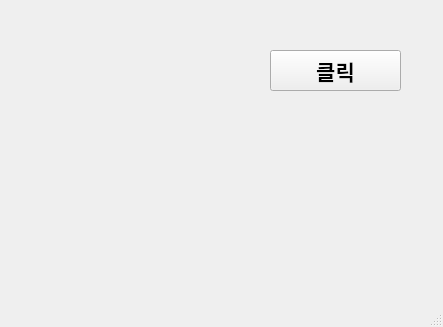
<?xml version="1.0" encoding="UTF-8"?>
<ui version="4.0">
 <class>MainWindow</class>
 <widget class="QMainWindow" name="MainWindow">
  <property name="geometry">
   <rect>
    <x>0</x>
    <y>0</y>
    <width>443</width>
    <height>327</height>
   </rect>
  </property>
  <property name="windowTitle">
   <string>MainWindow</string>
  </property>
  <widget class="QWidget" name="centralwidget">
   <widget class="QPushButton" name="pushButton">
    <property name="geometry">
     <rect>
      <x>270</x>
      <y>50</y>
      <width>131</width>
      <height>41</height>
     </rect>
    </property>
    <property name="font">
     <font>
      <family>Agency FB</family>
      <pointsize>16</pointsize>
      <weight>75</weight>
      <bold>true</bold>
     </font>
    </property>
    <property name="text">
     <string>클릭</string>
    </property>
   </widget>
  </widget>
  <widget class="QMenuBar" name="menubar">
   <property name="geometry">
    <rect>
     <x>0</x>
     <y>0</y>
     <width>443</width>
     <height>21</height>
    </rect>
   </property>
  </widget>
  <widget class="QStatusBar" name="statusbar"/>
 </widget>
 <resources/>
 <connections/>
</ui>
